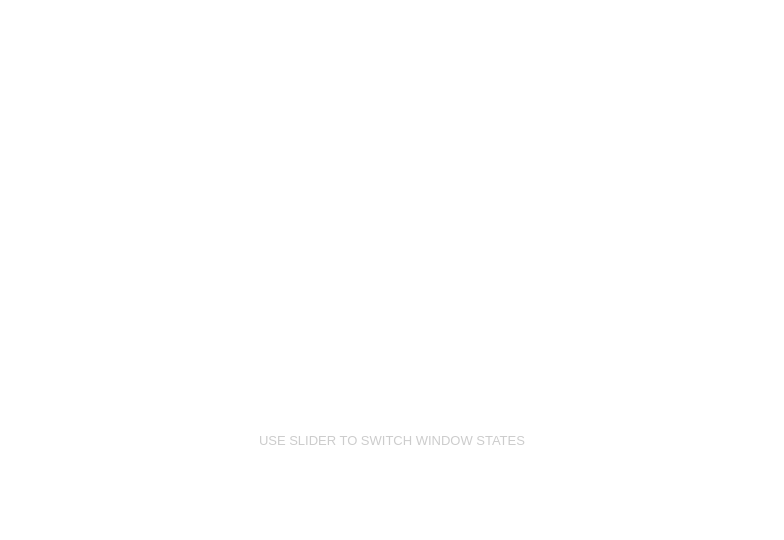
<?xml version="1.0" encoding="UTF-8"?>
<ui version="4.0">
 <class>CentralWidget</class>
 <widget class="QWidget" name="CentralWidget">
  <property name="geometry">
   <rect>
    <x>0</x>
    <y>0</y>
    <width>784</width>
    <height>540</height>
   </rect>
  </property>
  <property name="sizePolicy">
   <sizepolicy hsizetype="Ignored" vsizetype="Ignored">
    <horstretch>0</horstretch>
    <verstretch>0</verstretch>
   </sizepolicy>
  </property>
  <property name="palette">
   <palette>
    <active>
     <colorrole role="Window">
      <brush brushstyle="SolidPattern">
       <color alpha="255">
        <red>255</red>
        <green>255</green>
        <blue>255</blue>
       </color>
      </brush>
     </colorrole>
    </active>
    <inactive>
     <colorrole role="Window">
      <brush brushstyle="SolidPattern">
       <color alpha="255">
        <red>255</red>
        <green>255</green>
        <blue>255</blue>
       </color>
      </brush>
     </colorrole>
    </inactive>
    <disabled>
     <colorrole role="Window">
      <brush brushstyle="SolidPattern">
       <color alpha="255">
        <red>255</red>
        <green>255</green>
        <blue>255</blue>
       </color>
      </brush>
     </colorrole>
    </disabled>
   </palette>
  </property>
  <property name="windowTitle">
   <string>Form</string>
  </property>
  <property name="autoFillBackground">
   <bool>true</bool>
  </property>
  <layout class="QVBoxLayout" name="verticalLayout" stretch="1,1,1,1">
   <property name="spacing">
    <number>0</number>
   </property>
   <property name="leftMargin">
    <number>0</number>
   </property>
   <property name="topMargin">
    <number>0</number>
   </property>
   <property name="rightMargin">
    <number>0</number>
   </property>
   <property name="bottomMargin">
    <number>0</number>
   </property>
   <item>
    <spacer name="verticalSpacer">
     <property name="orientation">
      <enum>Qt::Vertical</enum>
     </property>
     <property name="sizeType">
      <enum>QSizePolicy::Maximum</enum>
     </property>
     <property name="sizeHint" stdset="0">
      <size>
       <width>20</width>
       <height>120</height>
      </size>
     </property>
    </spacer>
   </item>
   <item>
    <layout class="QHBoxLayout" name="horizontalLayout" stretch="1,1,1">
     <property name="spacing">
      <number>0</number>
     </property>
     <property name="sizeConstraint">
      <enum>QLayout::SetFixedSize</enum>
     </property>
     <property name="topMargin">
      <number>0</number>
     </property>
     <property name="bottomMargin">
      <number>0</number>
     </property>
     <item>
      <spacer name="horizontalSpacer">
       <property name="orientation">
        <enum>Qt::Horizontal</enum>
       </property>
       <property name="sizeType">
        <enum>QSizePolicy::Maximum</enum>
       </property>
       <property name="sizeHint" stdset="0">
        <size>
         <width>170</width>
         <height>20</height>
        </size>
       </property>
      </spacer>
     </item>
     <item>
      <widget class="SwitcherWidget" name="switcher" native="true"/>
     </item>
     <item>
      <spacer name="horizontalSpacer_2">
       <property name="orientation">
        <enum>Qt::Horizontal</enum>
       </property>
       <property name="sizeType">
        <enum>QSizePolicy::Maximum</enum>
       </property>
       <property name="sizeHint" stdset="0">
        <size>
         <width>170</width>
         <height>20</height>
        </size>
       </property>
      </spacer>
     </item>
    </layout>
   </item>
   <item>
    <widget class="QLabel" name="label">
     <property name="sizePolicy">
      <sizepolicy hsizetype="Preferred" vsizetype="Fixed">
       <horstretch>0</horstretch>
       <verstretch>0</verstretch>
      </sizepolicy>
     </property>
     <property name="minimumSize">
      <size>
       <width>0</width>
       <height>160</height>
      </size>
     </property>
     <property name="baseSize">
      <size>
       <width>0</width>
       <height>140</height>
      </size>
     </property>
     <property name="palette">
      <palette>
       <active>
        <colorrole role="WindowText">
         <brush brushstyle="SolidPattern">
          <color alpha="255">
           <red>204</red>
           <green>204</green>
           <blue>204</blue>
          </color>
         </brush>
        </colorrole>
        <colorrole role="Base">
         <brush brushstyle="SolidPattern">
          <color alpha="255">
           <red>255</red>
           <green>255</green>
           <blue>255</blue>
          </color>
         </brush>
        </colorrole>
        <colorrole role="Window">
         <brush brushstyle="SolidPattern">
          <color alpha="255">
           <red>255</red>
           <green>255</green>
           <blue>255</blue>
          </color>
         </brush>
        </colorrole>
       </active>
       <inactive>
        <colorrole role="WindowText">
         <brush brushstyle="SolidPattern">
          <color alpha="255">
           <red>204</red>
           <green>204</green>
           <blue>204</blue>
          </color>
         </brush>
        </colorrole>
        <colorrole role="Base">
         <brush brushstyle="SolidPattern">
          <color alpha="255">
           <red>255</red>
           <green>255</green>
           <blue>255</blue>
          </color>
         </brush>
        </colorrole>
        <colorrole role="Window">
         <brush brushstyle="SolidPattern">
          <color alpha="255">
           <red>255</red>
           <green>255</green>
           <blue>255</blue>
          </color>
         </brush>
        </colorrole>
       </inactive>
       <disabled>
        <colorrole role="WindowText">
         <brush brushstyle="SolidPattern">
          <color alpha="255">
           <red>106</red>
           <green>104</green>
           <blue>100</blue>
          </color>
         </brush>
        </colorrole>
        <colorrole role="Base">
         <brush brushstyle="SolidPattern">
          <color alpha="255">
           <red>255</red>
           <green>255</green>
           <blue>255</blue>
          </color>
         </brush>
        </colorrole>
        <colorrole role="Window">
         <brush brushstyle="SolidPattern">
          <color alpha="255">
           <red>255</red>
           <green>255</green>
           <blue>255</blue>
          </color>
         </brush>
        </colorrole>
       </disabled>
      </palette>
     </property>
     <property name="font">
      <font>
       <pointsize>10</pointsize>
      </font>
     </property>
     <property name="text">
      <string>USE SLIDER TO SWITCH WINDOW STATES</string>
     </property>
     <property name="alignment">
      <set>Qt::AlignCenter</set>
     </property>
    </widget>
   </item>
   <item>
    <spacer name="verticalSpacer_2">
     <property name="orientation">
      <enum>Qt::Vertical</enum>
     </property>
     <property name="sizeType">
      <enum>QSizePolicy::Maximum</enum>
     </property>
     <property name="sizeHint" stdset="0">
      <size>
       <width>20</width>
       <height>20</height>
      </size>
     </property>
    </spacer>
   </item>
  </layout>
 </widget>
 <customwidgets>
  <customwidget>
   <class>SwitcherWidget</class>
   <extends>QWidget</extends>
   <header>switcherwidget.h</header>
   <container>1</container>
  </customwidget>
 </customwidgets>
 <resources/>
 <connections/>
</ui>
